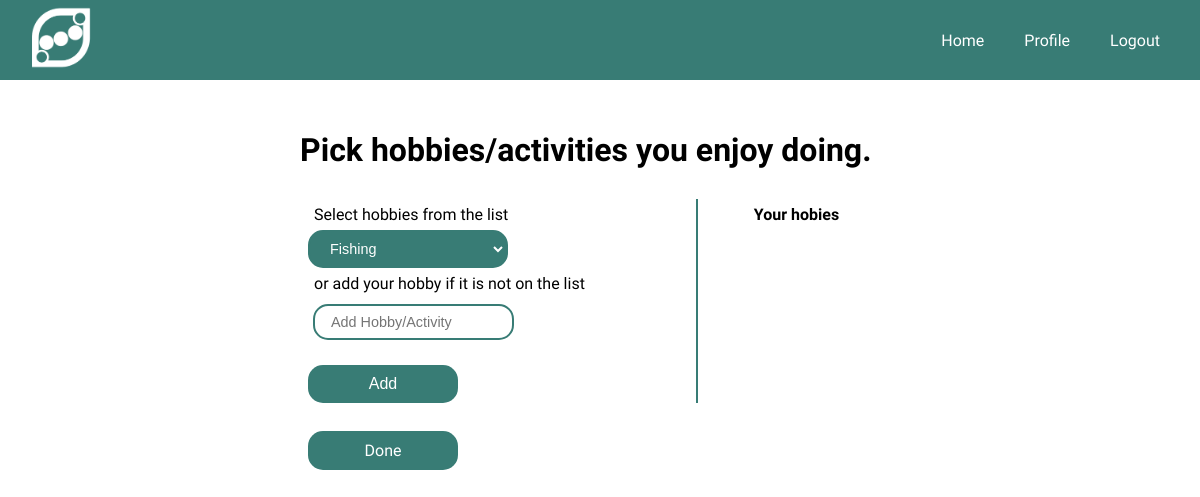
Before: /hobbies/create (signed in) with the older database file.
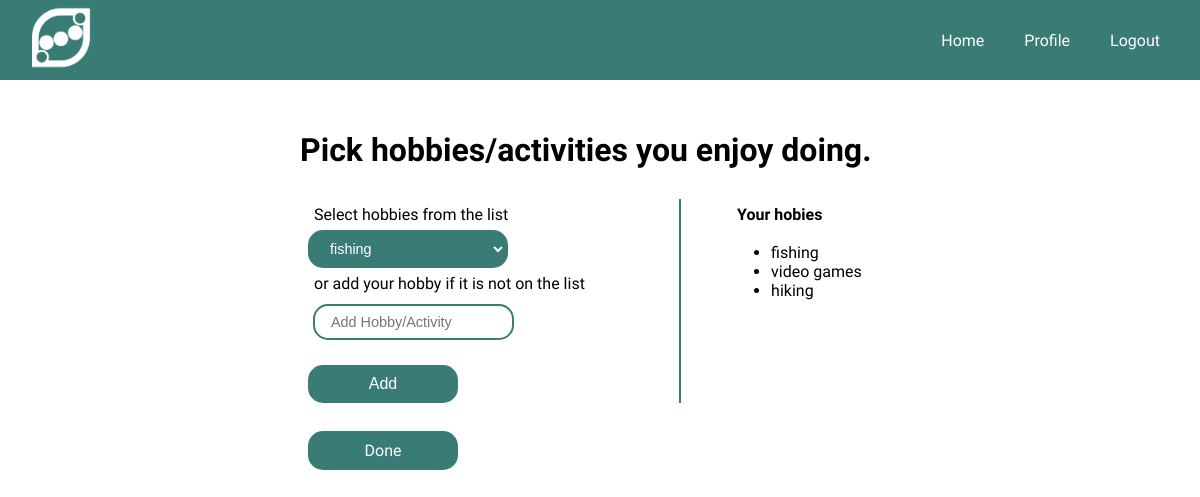
After: the same page with the newer database file.
### models.py (models this page shows)
class Hobby(db.Model):
    __tablename__ = 'hobbies'
    id = db.Column(db.Integer, primary_key=True, autoincrement=True)
    name = db.Column(db.String(30), nullable=True, unique=True)

### app.py (the view, shortened to what this page needs)
@app.route('/hobbies/create', methods=['GET', 'POST'])
def activities_create():
    if not g.user:
        flash("Access unauthorized.", "error")
        return redirect("/")
    user = User.query.get_or_404(session[CURRENT_USER])
    form = HobbyForm()
    hobbies = [(hobbie.name, hobbie.name) for hobbie in Hobby.query.all()]
    form.name.choices = hobbies
    return render_template('/hobbies/add_hobbies.html', form=form, hobbies=user.hobbies)

### forms.py
class HobbyForm(FlaskForm):
    name = SelectField('Hobby/Activity', validators=[Optional()])
    add_new = StringField('Add Hobby/Activity', validators=[Optional(), Length(min=0,max=30)])

### app.py (called while the page is built)
@app.before_request
def add_user_to_g():
    if CURRENT_USER in session:
        g.user = User.query.get(session[CURRENT_USER])
    else:
        g.user = None

### templates/hobbies/add_hobbies.html (shortened to what this page needs)
{% extends 'base.html' %}
{% block content %}
<div class="center_contents_containers">
    <h1>Pick hobbies/activities you enjoy doing.</h1>
    <div class="half_and_half_split_container">
        <div clas="sidebar_menu">
            <form method="POST" id="user_form">
                <p class="low_margin_title">Select hobbies from the list</p>
                {{ form.name(class='input_select') }}
                <p class="low_margin_title">or add your hobby if it is not on the list</p>
                {{ form.add_new(placeholder=form.add_new.label.text, class='input_field') }}
                <br>
                <button class="button-primary" type="submit">Add</button>
            </form>
        </div>
        <div class="user_hobbies">
            <h4 class="low_margin_title">Your hobies</h4>
            <ul>
                {% for hobby in hobbies %}
                <li>{{ hobby.name }}</li>
                {% endfor %}
            </ul>
        </div>
        <div>
            <a href='/'>
                <div type="button" class="button-primary">Done</div>
            </a>
        </div>
    </div>
    {% endblock %}

Changed rows visible on the page:
now on this page (row edited): Hobby: name "fishing"
added Hobby: name "video games"
added Hobby: name "hiking"
Other visible differences:
form field name: "Fishing" → "fishing"
